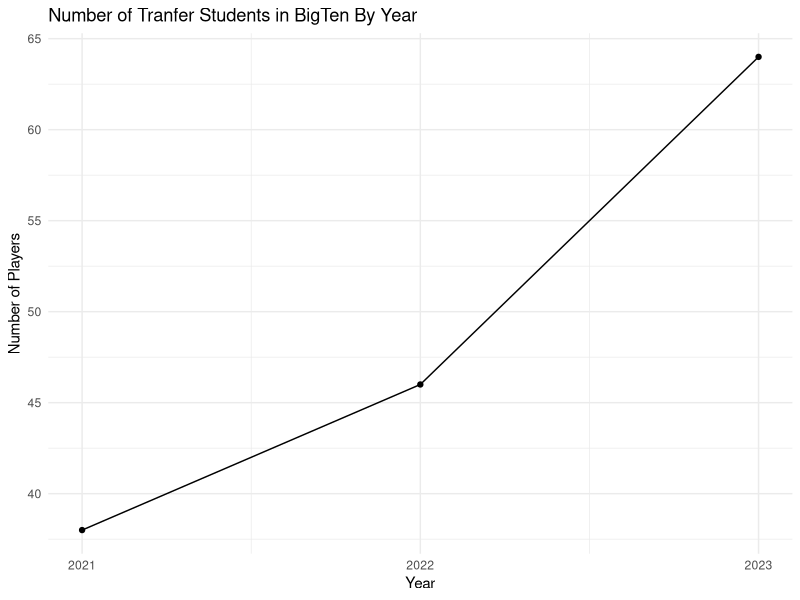
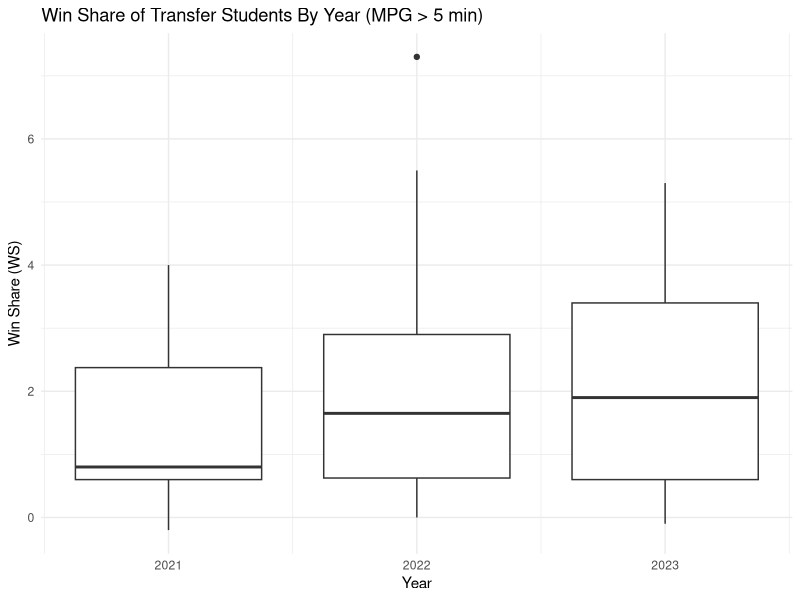
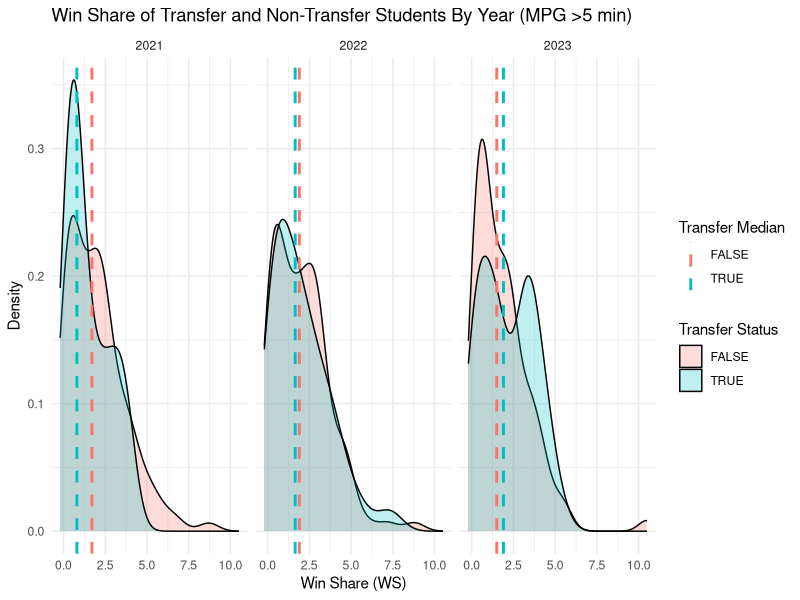
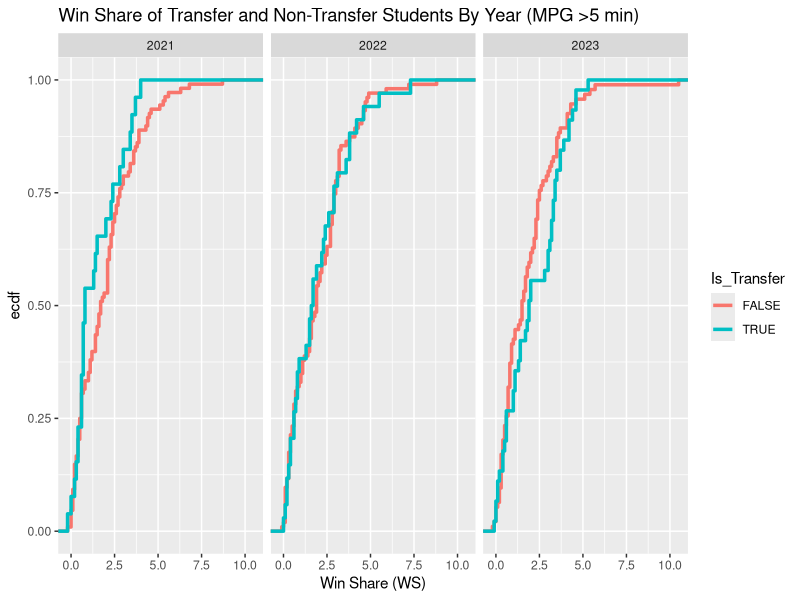
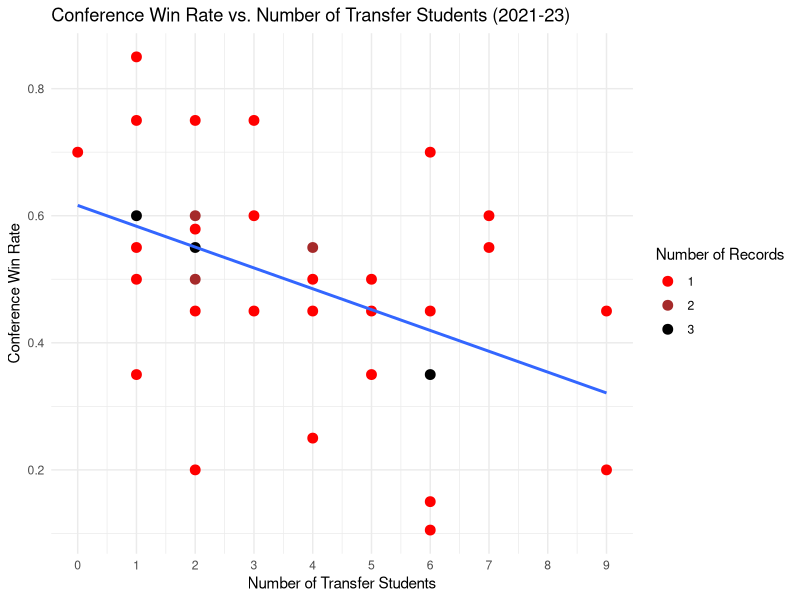

These figures' R source, in order:
## ---- chunk 1
knitr::opts_chunk$set(echo = TRUE)
library(tidyverse)
## ---- chunk 2
# read file
players = read_csv("bio_ws.csv")
players = players %>% rename(WS_40 = "WS/40")

team = read_csv("bio_record.csv")
## ---- chunk 3
players %>% 
  filter(Is_Transfer == TRUE) %>% 
  group_by(Year) %>% 
  summarize(n = n()) %>% 
  ggplot(aes(x=Year, y=n)) +
  geom_point() +
  geom_line() +
  scale_x_continuous(breaks = seq(min(players$Year), max(players$Year))) +
  labs(
    y = "Number of Players",
    title = "Number of Tranfer Students in BigTen By Year",
  ) +
  theme_minimal()
## ---- chunk 4
#box plot
players %>% 
  filter(Is_Transfer == TRUE, MPG > 5) %>% 
  select(Name, Year, Is_Transfer, WS, OWS, DWS, WS_40) %>% 
  drop_na("WS") %>% 
  ggplot(aes(x=Year, y=WS)) +
  scale_x_continuous(breaks = seq(min(players$Year), max(players$Year))) +
  geom_boxplot(aes(group = Year)) +
  labs(
    y = "Win Share (WS)",
    title = "Win Share of Transfer Students By Year (MPG > 5 min)",
  ) +
  theme_minimal()
## ---- chunk 5
# median win share
med_ws <- players %>%
  filter(MPG > 5) %>%
  filter(Year > 2020, Year < 2024) %>%
  group_by(Year, Is_Transfer) %>%
  summarize(med_WS = median(WS, na.rm = TRUE), .groups = 'drop')

# Plot density with vertical median lines
players %>% 
  filter(MPG > 5) %>% 
  select(Name, Year, Is_Transfer, WS) %>% 
  drop_na(WS) %>% 
  filter(Year > 2020, Year < 2024) %>% 
  ggplot(aes(x = WS, fill = factor(Is_Transfer))) +
  geom_density(alpha = 0.25) +
  # Add vertical median lines
  geom_vline(data = med_ws, aes(xintercept = med_WS, color = factor(Is_Transfer)), 
             linetype = "dashed", size = 1) +
  facet_wrap(~ Year) +
  labs(
    title = "Win Share of Transfer and Non-Transfer Students By Year (MPG >5 min)",
    x = "Win Share (WS)",
    y = "Density",
    fill = "Transfer Status",
    color = "Transfer Median"
  ) +
  theme_minimal()
## ---- chunk 6
players %>% 
  filter(MPG > 5) %>% 
  select(Name, Year, Is_Transfer, WS) %>% 
  drop_na("WS") %>% 
  filter(Year > 2020, Year < 2024) %>% 
  ggplot(aes(x = WS, color = Is_Transfer)) +
  stat_ecdf(size=1.2) +
  facet_wrap(~ Year) +
  labs(
    title = "Win Share of Transfer and Non-Transfer Students By Year (MPG >5 min)",
    x = "Win Share (WS)",
    fill = "Transfer Status"
  )
## ---- chunk 7
team %>%
  group_by(transfer_amount, conf_win_rate) %>%
  summarize(n = n()) %>%
  ggplot(aes(x = transfer_amount, y = conf_win_rate)) +
  geom_point(aes(color = factor(n)), size = 3) + 
  geom_smooth(method = "lm", se = FALSE) +
  labs(
    title = "Conference Win Rate vs. Number of Transfer Students (2021-23)",
    x = "Number of Transfer Students",
    y = "Conference Win Rate",
    color = "Number of Records"  # Change the legend for color
  ) +
  scale_x_continuous(breaks = scales::pretty_breaks(n = 10), labels = scales::comma_format()) +
  scale_color_discrete() +
  scale_color_manual(values = c("1" = "red", "2" = "brown", "3" = "black")) +
  theme_minimal()
## ---- chunk 8
players %>% 
  drop_na(Age, MPG) %>% 
  group_by(Age, Year) %>% 
  summarize(mean_MPG = mean(MPG)) %>% 
  pivot_wider(names_from = Age, values_from = mean_MPG)
## ---- chunk 9
players %>% 
  drop_na(Age, Year) %>% 
  filter(Is_Transfer == TRUE) %>% 
  group_by(Year) %>% 
  summarize(mean_age = mean(Age))
